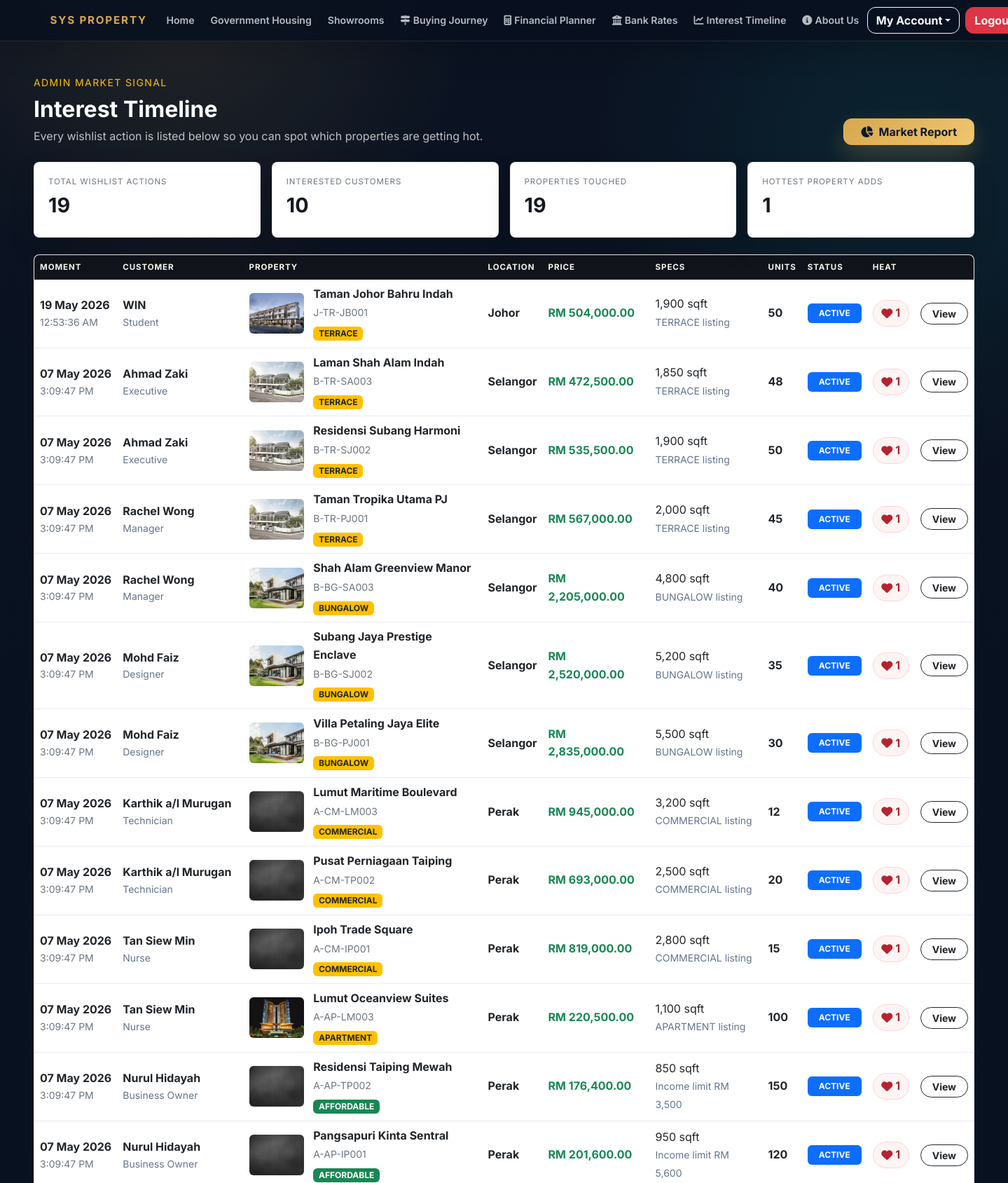
Page /admin/interest_timeline.php (signed in, upper part) on the committed database.
### tables this page shows
CREATE TABLE `wishlists` (
  `wishlist_id` int(11) NOT NULL,
  `customer_id` int(11) NOT NULL,
  `property_id` int(11) NOT NULL,
  `created_at` datetime DEFAULT current_timestamp()
);

CREATE TABLE `customers` (
  `customer_id` int(11) NOT NULL,
  `full_name` varchar(255) NOT NULL,
  `phone_number` varchar(20) NOT NULL,
  `marital_status` enum('SINGLE','MARRIED') NOT NULL,
  `dependents_count` int(11) NOT NULL DEFAULT 0,
  `occupation` varchar(150) NOT NULL,
  `monthly_income` decimal(10,2) NOT NULL,
  `profile_image` varchar(255) DEFAULT NULL
);

CREATE TABLE `properties` (
  `property_id` int(11) NOT NULL,
  `property_code` varchar(20) NOT NULL,
  `project_name` varchar(255) NOT NULL,
  `state` varchar(100) NOT NULL,
  `property_type` enum('AFFORDABLE','TERRACE','BUNGALOW','COMMERCIAL','APARTMENT') NOT NULL,
  `price` decimal(12,2) NOT NULL,
  `total_units` int(11) NOT NULL,
  `built_up_sqft` int(11) NOT NULL,
  `income_limit_rm` decimal(10,2) DEFAULT NULL,
  `status` enum('ACTIVE','SOLD_OUT','ARCHIVED') NOT NULL DEFAULT 'ACTIVE',
  `image_filename` varchar(255) NOT NULL,
  `image_search_keyword` varchar(255) NOT NULL,
  `is_affordable` tinyint(1) NOT NULL DEFAULT 0
);

### includes/property_images.php (called while the page is built, shortened)
<?php
function property_catalog_image_path(array $property, string $url_prefix = '', string $filesystem_prefix = ''): string
{
    $base_url = $url_prefix . 'SYS Property Catalog/';
    $base_path = $filesystem_prefix . 'SYS Property Catalog/';
    $placeholder = $base_url . 'placeholder.jpg';
    $custom_image = trim((string)($property['image_filename'] ?? ''));
    if ($custom_image !== '') {
        $custom_image = ltrim(str_replace('\\', '/', $custom_image), '/');
    }
    $is_affordable = (isset($property['is_affordable']) && (int)$property['is_affordable'] === 1);
    $db_type = $is_affordable ? 'affordable' : strtolower(trim((string)($property['property_type'] ?? '')));
    $raw_state = trim((string)($property['state'] ?? ''));
    $state_name = ucwords(strtolower($raw_state));
    $folder = 'Apartment/';
    if ($db_type === 'commercial') {
        $folder = 'Commercial/';
    } elseif ($db_type === 'terrace') {
        $folder = 'Terrace/';
    } elseif ($db_type === 'bungalow') {
        $folder = 'Bungalow/';
    }
    $file_name = ucfirst($db_type) . ' - ' . $state_name;
    foreach (['jpg', 'jpeg', 'png', 'webp'] as $ext) {
        $relative_path = $folder . $file_name . '.' . $ext;
        if (file_exists($base_path . $relative_path)) {
            return $base_url . $relative_path;
        }
    }
    return $placeholder;
}

### admin/interest_timeline.php (the view, shortened to what this page needs)
<?php
require_once '../includes/property_images.php';
include '../includes/header.php';
$summary = [
    'total_actions' => 0,
    'unique_customers' => 0,
    'unique_properties' => 0,
    'top_interest' => 0
];
$summary_result = $conn->query("
    SELECT
        COUNT(*) AS total_actions,
        COUNT(DISTINCT customer_id) AS unique_customers,
        COUNT(DISTINCT property_id) AS unique_properties
    FROM wishlists
");
if ($summary_result) {
    $summary = array_merge($summary, $summary_result->fetch_assoc() ?: []);
}
$top_result = $conn->query("
    SELECT COUNT(*) AS top_interest
    FROM wishlists
    GROUP BY property_id
    ORDER BY top_interest DESC
    LIMIT 1
");
if ($top_result && $top_result->num_rows > 0) {
    $summary['top_interest'] = (int)$top_result->fetch_assoc()['top_interest'];
}
$query = "
    SELECT
        w.wishlist_id,
        w.created_at,
        c.full_name AS customer_name,
        c.occupation,
        p.property_id,
        p.property_code,
        p.project_name,
        p.state,
        p.property_type,
        p.price,
        p.total_units,
        p.built_up_sqft,
        p.income_limit_rm,
        p.status,
        p.image_filename,
        p.is_affordable,
        popularity.total_interest
    FROM wishlists w
    JOIN customers c ON w.customer_id = c.customer_id
    JOIN properties p ON w.property_id = p.property_id
    JOIN (
        SELECT property_id, COUNT(*) AS total_interest
        FROM wishlists
        GROUP BY property_id
    ) popularity ON popularity.property_id = p.property_id
    ORDER BY w.created_at DESC, w.wishlist_id DESC
    LIMIT 100
";
$result = $conn->query($query);
?>
<div class="container-fluid px-4 px-lg-5 my-5 interest-timeline-page">
    <div class="d-flex flex-column flex-lg-row justify-content-between align-items-lg-end gap-3 mb-4">
        <div>
            <p class="text-uppercase tracking-wider text-gold mb-2 small">Admin Market Signal</p>
            <h2 class="fw-bold m-0 text-white">Interest Timeline</h2>
            <p class="text-light opacity-75 mt-2 mb-0">
                Every wishlist action is listed below so you can spot which properties are getting hot.
            </p>
        </div>
        <a href="business_reports.php?report=market" class="btn btn-primary fw-bold px-4">
            <i class="fas fa-chart-pie me-2"></i>Market Report
        </a>
    </div>
    <div class="row g-3 mb-4">
        <div class="col-6 col-xl-3">
            <div class="timeline-metric">
                <span>Total Wishlist Actions</span>
                <strong><?php echo number_format((int)$summary['total_actions']); ?></strong>
            </div>
        </div>
        <div class="col-6 col-xl-3">
            <div class="timeline-metric">
                <span>Interested Customers</span>
                <strong><?php echo number_format((int)$summary['unique_customers']); ?></strong>
            </div>
        </div>
        <div class="col-6 col-xl-3">
            <div class="timeline-metric">
                <span>Properties Touched</span>
                <strong><?php echo number_format((int)$summary['unique_properties']); ?></strong>
            </div>
        </div>
        <div class="col-6 col-xl-3">
            <div class="timeline-metric">
                <span>Hottest Property Adds</span>
                <strong><?php echo number_format((int)$summary['top_interest']); ?></strong>
            </div>
        </div>
    </div>
    <div class="interest-grid-wrap bg-white text-dark shadow-sm">
        <div class="table-responsive">
            <table class="table align-middle interest-grid mb-0">
                <thead>
                    <tr>
                        <th>Moment</th>
                        <th>Customer</th>
                        <th>Property</th>
                        <th>Location</th>
                        <th>Price</th>
                        <th>Specs</th>
                        <th>Units</th>
                        <th>Status</th>
                        <th>Heat</th>
                        <th></th>
                    </tr>
                </thead>
                <tbody>
                    <?php if ($result && $result->num_rows > 0): ?>
                        <?php while ($log = $result->fetch_assoc()): ?>
                            <?php
                            $is_affordable = (int)$log['is_affordable'] === 1;
                            $is_sold_out = trim((string)$log['status']) === 'SOLD_OUT';
                            $final_img = property_catalog_image_path($log, '../', '../');
                            ?>
                            <tr>
                                <td class="moment-cell">
                                    <strong><?php echo date('d M Y', strtotime($log['created_at'])); ?></strong>
                                    <small><?php echo date('g:i:s A', strtotime($log['created_at'])); ?></small>
                                </td>
                                <td>
                                    <strong><?php echo htmlspecialchars($log['customer_name']); ?></strong>
                                    <small class="d-block text-muted"><?php echo htmlspecialchars($log['occupation'] ?: 'Occupation not set'); ?></small>
                                </td>
                                <td class="property-cell">
                                    <div class="property-cell-inner">
                                        <img src="<?php echo htmlspecialchars($final_img); ?>" alt="<?php echo htmlspecialchars($log['project_name']); ?>">
                                        <div>
                                            <strong><?php echo htmlspecialchars($log['project_name']); ?></strong>
                                            <small><?php echo htmlspecialchars($log['property_code']); ?></small>
                                            <span class="badge <?php echo $is_affordable ? 'bg-success' : 'bg-gold text-dark'; ?> mt-2">
                                                <?php echo $is_affordable ? 'AFFORDABLE' : htmlspecialchars($log['property_type']); ?>
                                            </span>
                                        </div>
                                    </div>
                                </td>
                                <td>
                                    <span class="fw-bold"><?php echo htmlspecialchars($log['state']); ?></span>
                                </td>
                                <td class="fw-bold text-success">RM <?php echo number_format((float)$log['price'], 2); ?></td>
                                <td>
                                    <span class="d-block"><?php echo number_format((int)$log['built_up_sqft']); ?> sqft</span>
                                    <?php if ($is_affordable): ?>
                                        <small class="text-muted">Income limit RM <?php echo number_format((float)($log['income_limit_rm'] ?? 0), 0); ?></small>
                                    <?php else: ?>
                                        <small class="text-muted"><?php echo htmlspecialchars($log['property_type']); ?> listing</small>
                                    <?php endif; ?>
                                </td>
                                <td>
                                    <span class="<?php echo $is_sold_out ? 'text-danger' : 'text-dark'; ?> fw-bold">
                                        <?php echo $is_sold_out ? '0' : number_format((int)$log['total_units']); ?>
                                    </span>
                                </td>
                                <td>
                                    <span class="badge <?php echo $is_sold_out ? 'bg-danger' : 'bg-primary'; ?> px-3 py-2">
                                        <?php echo htmlspecialchars($log['status']); ?>
                                    </span>
                                </td>
                                <td>
                                    <span class="heat-pill">
                                        <i class="fas fa-heart me-1"></i><?php echo number_format((int)$log['total_interest']); ?>
                                    </span>
                                </td>
                                <td class="text-end">
                                    <a href="../property_detail.php?id=<?php echo (int)$log['property_id']; ?>" class="btn btn-outline-dark btn-sm rounded-pill px-3">
                                        View
                                    </a>
                                </td>
                            </tr>
                        <?php endwhile; ?>
                    <?php endif; ?>
                </tbody>
            </table>
        </div>
    </div>
</div>
<?php include '../includes/footer.php'; ?>

### includes/header.php (style rules this page uses)
:root { --luxury-bg: #05060a; --luxury-surface: rgba(255,255,255,0.08); --luxury-border: rgba(255,255,255,0.12); --luxury-gold: #c5a059; --luxury-white: #f4f1e8; --luxury-muted: rgba(236,233,225,0.78); }
* { box-sizing: border-box; }
html { scroll-behavior: smooth; }
body { margin: 0; min-height: 100vh; background: radial-gradient(circle at top, rgba(197,160,89,0.06), transparent 28%), linear-gradient(180deg, #08101c 0%, #05060a 100%); color: var(--luxury-white); font-family: 'Montserrat', sans-serif; }
body a { transition: color 0.2s ease, transform 0.2s ease; }
h1, h2, h3, h4, h5, h6 { font-family: 'Playfair Display', serif; letter-spacing: 0.03em; }
.btn-primary { background: linear-gradient(135deg, #c5a059 0%, #d5b06d 100%) !important; border-color: transparent !important; box-shadow: 0 14px 30px rgba(197,160,89,0.25); color: #11151b !important; font-weight: 600; }
.bg-light, .bg-white, .card:not(.bg-dark):not(.estimator-card), .list-group-item, .dropdown-menu, .modal-content:not(.bg-dark), .form-control, .form-select { color: #212529; }
.tracking-wider { letter-spacing: 0.1em; }
.text-gold { color: var(--luxury-gold) !important; }
.bg-gold { background-color: var(--luxury-gold) !important; }
:root { --luxury-bg: #08111f; --luxury-ink: #101827; --luxury-gold: #d7a84e; --luxury-blue: #2d6cdf; --luxury-teal: #10a6a0; --luxury-white: #fbfaf7; --luxury-muted: rgba(238,242,247,0.76); --surface: #ffffff; --surface-soft: #f6f8fb; --text-muted: #64748b; --radius: 18px; --shadow-soft: 0 18px 48px rgba(15, 23, 42, 0.12); --shadow-lift: 0 28px 70px rgba(15, 23, 42, 0.18); }
body { background: radial-gradient(circle at 18% 0%, rgba(215,168,78,0.12), transparent 26rem), radial-gradient(circle at 90% 8%, rgba(16,166,160,0.12), transparent 28rem), linear-gradient(180deg, #0b1322 0%, #08111f 42%, #0a1220 100%); color: var(--luxury-white); font-family: 'Inter', system-ui, -apple-system, BlinkMacSystemFont, 'Segoe UI', sans-serif; line-height: 1.6; text-rendering: optimizeLegibility; }
body a { transition: color 0.2s ease, background-color 0.2s ease, border-color 0.2s ease, transform 0.2s ease, box-shadow 0.2s ease; }
h1, h2, h3, h4, h5, h6 { font-family: 'Inter', system-ui, sans-serif; letter-spacing: 0; line-height: 1.12; }
.btn { border-radius: 12px; font-weight: 700; letter-spacing: 0; transition: transform 0.2s ease, box-shadow 0.2s ease, background-color 0.2s ease, border-color 0.2s ease; }
.btn-primary { background: linear-gradient(135deg, #d7a84e 0%, #f0c66e 100%) !important; box-shadow: 0 16px 34px rgba(215,168,78,0.24); color: #0f172a !important; }
.btn-outline-dark, .btn-outline-secondary, .btn-outline-light { border-width: 1px; font-weight: 700; }
.bg-white { background-color: var(--surface) !important; }
.text-muted { color: var(--text-muted) !important; }

### admin/interest_timeline.php (style rules this page uses)
.interest-timeline-page .tracking-wider { letter-spacing: 0.1em; }
.interest-timeline-page .text-gold { color: #FFC000 !important; }
.bg-gold { background-color: #FFC000 !important; }
.timeline-metric { background: #ffffff; color: #15191f; border: 1px solid rgba(20,24,31,0.08); box-shadow: 0 16px 36px rgba(0,0,0,0.12); padding: 1.1rem 1.25rem; border-radius: 8px; min-height: 108px; }
.timeline-metric span { display: block; color: #6c757d; font-size: 0.72rem; text-transform: uppercase; letter-spacing: 0.08em; margin-bottom: 0.55rem; }
.timeline-metric strong { display: block; font-size: clamp(1.35rem, 2vw, 2rem); line-height: 1.1; }
.interest-grid-wrap { border-radius: 8px; overflow: hidden; border: 1px solid rgba(20,24,31,0.08); }
.interest-grid thead th { background: #11151b; color: #f8f5ed; border: 0; font-size: 0.72rem; text-transform: uppercase; letter-spacing: 0.08em; white-space: nowrap; }
.interest-grid tbody td { border-color: rgba(20,24,31,0.08); vertical-align: middle; }
.moment-cell strong, .moment-cell small { display: block; white-space: nowrap; }
.moment-cell small { color: #6c757d; }
.property-cell { min-width: 300px; }
.property-cell-inner { min-width: 300px; display: flex; align-items: center; gap: 0.85rem; }
.property-cell-inner img { width: 78px; height: 58px; object-fit: cover; border-radius: 6px; flex: 0 0 auto; }
.property-cell-inner strong, .property-cell-inner small { display: block; }
.property-cell-inner small { color: #6c757d; margin-top: 0.2rem; }
.heat-pill { display: inline-flex; align-items: center; background: #fff4f4; color: #b4232f; border: 1px solid #ffd3d8; border-radius: 999px; padding: 0.32rem 0.72rem; font-weight: 700; }

### rows in the picture
wishlists: created_at "19 May 2026", created_at "12:53:36 AM", customer.full_name "WIN", customer.occupation "Student", property.state (picture), property.project_name "Taman Johor Bahru Indah", property.property_code "J-TR-JB001", property.property_type "TERRACE", property.state "Johor", property.price "504,000.00", property.built_up_sqft "1,900", property.total_units "50", property.status "ACTIVE", total_interest "1"
wishlists: created_at "07 May 2026", created_at "3:09:47 PM", customer.full_name "Ahmad Zaki", customer.occupation "Executive", property.state (picture), property.project_name "Laman Shah Alam Indah", property.property_code "B-TR-SA003", property.property_type "TERRACE", property.state "Selangor", property.price "472,500.00", property.built_up_sqft "1,850", property.total_units "48", property.status "ACTIVE", total_interest "1"
wishlists: created_at "07 May 2026", created_at "3:09:47 PM", customer.full_name "Ahmad Zaki", customer.occupation "Executive", property.state (picture), property.project_name "Residensi Subang Harmoni", property.property_code "B-TR-SJ002", property.property_type "TERRACE", property.state "Selangor", property.price "535,500.00", property.built_up_sqft "1,900", property.total_units "50", property.status "ACTIVE", total_interest "1"
wishlists: created_at "07 May 2026", created_at "3:09:47 PM", customer.full_name "Rachel Wong", customer.occupation "Manager", property.state (picture), property.project_name "Taman Tropika Utama PJ", property.property_code "B-TR-PJ001", property.property_type "TERRACE", property.state "Selangor", property.price "567,000.00", property.built_up_sqft "2,000", property.total_units "45", property.status "ACTIVE", total_interest "1"
wishlists: created_at "07 May 2026", created_at "3:09:47 PM", customer.full_name "Rachel Wong", customer.occupation "Manager", property.state (picture), property.project_name "Shah Alam Greenview Manor", property.property_code "B-BG-SA003", property.property_type "BUNGALOW", property.state "Selangor", property.price "2,205,000.00", property.built_up_sqft "4,800", property.total_units "40", property.status "ACTIVE", total_interest "1"
wishlists: created_at "07 May 2026", created_at "3:09:47 PM", customer.full_name "Mohd Faiz", customer.occupation "Designer", property.state (picture), property.project_name "Subang Jaya Prestige Enclave", property.property_code "B-BG-SJ002", property.property_type "BUNGALOW", property.state "Selangor", property.price "2,520,000.00", property.built_up_sqft "5,200", property.total_units "35", property.status "ACTIVE", total_interest "1"
wishlists: created_at "07 May 2026", created_at "3:09:47 PM", customer.full_name "Mohd Faiz", customer.occupation "Designer", property.state (picture), property.project_name "Villa Petaling Jaya Elite", property.property_code "B-BG-PJ001", property.property_type "BUNGALOW", property.state "Selangor", property.price "2,835,000.00", property.built_up_sqft "5,500", property.total_units "30", property.status "ACTIVE", total_interest "1"
wishlists: created_at "07 May 2026", created_at "3:09:47 PM", customer.full_name "Karthik a/l Murugan", customer.occupation "Technician", property.project_name "Lumut Maritime Boulevard", property.property_code "A-CM-LM003", property.property_type "COMMERCIAL", property.state "Perak", property.price "945,000.00", property.built_up_sqft "3,200", property.total_units "12", property.status "ACTIVE", total_interest "1"
wishlists: created_at "07 May 2026", created_at "3:09:47 PM", customer.full_name "Karthik a/l Murugan", customer.occupation "Technician", property.project_name "Pusat Perniagaan Taiping", property.property_code "A-CM-TP002", property.property_type "COMMERCIAL", property.state "Perak", property.price "693,000.00", property.built_up_sqft "2,500", property.total_units "20", property.status "ACTIVE", total_interest "1"
wishlists: created_at "07 May 2026", created_at "3:09:47 PM", customer.full_name "Tan Siew Min", customer.occupation "Nurse", property.project_name "Ipoh Trade Square", property.property_code "A-CM-IP001", property.property_type "COMMERCIAL", property.state "Perak", property.price "819,000.00", property.built_up_sqft "2,800", property.total_units "15", property.status "ACTIVE", total_interest "1"
wishlists: created_at "07 May 2026", created_at "3:09:47 PM", customer.full_name "Tan Siew Min", customer.occupation "Nurse", property.state (picture), property.project_name "Lumut Oceanview Suites", property.property_code "A-AP-LM003", property.property_type "APARTMENT", property.state "Perak", property.price "220,500.00", property.built_up_sqft "1,100", property.total_units "100", property.status "ACTIVE", total_interest "1"
wishlists: created_at "07 May 2026", created_at "3:09:47 PM", customer.full_name "Nurul Hidayah", customer.occupation "Business Owner", property.project_name "Residensi Taiping Mewah", property.property_code "A-AP-TP002", shows "AFFORDABLE", property.state "Perak", property.price "176,400.00", property.built_up_sqft "850", property.income_limit_rm "3,500", property.total_units "150", property.status "ACTIVE", total_interest "1"
wishlists: created_at "07 May 2026", created_at "3:09:47 PM", customer.full_name "Nurul Hidayah", customer.occupation "Business Owner", property.project_name "Pangsapuri Kinta Sentral", property.property_code "A-AP-IP001", shows "AFFORDABLE", property.state "Perak", property.price "201,600.00", property.built_up_sqft "950", property.income_limit_rm "5,600", property.total_units "120", property.status "ACTIVE", total_interest "1"

### other values in the picture
$wishlist_text "Interest Timeline"
$summary['total_actions'] "19"
$summary['unique_customers'] "10"
$summary['unique_properties'] "19"
$summary['top_interest'] "1"
